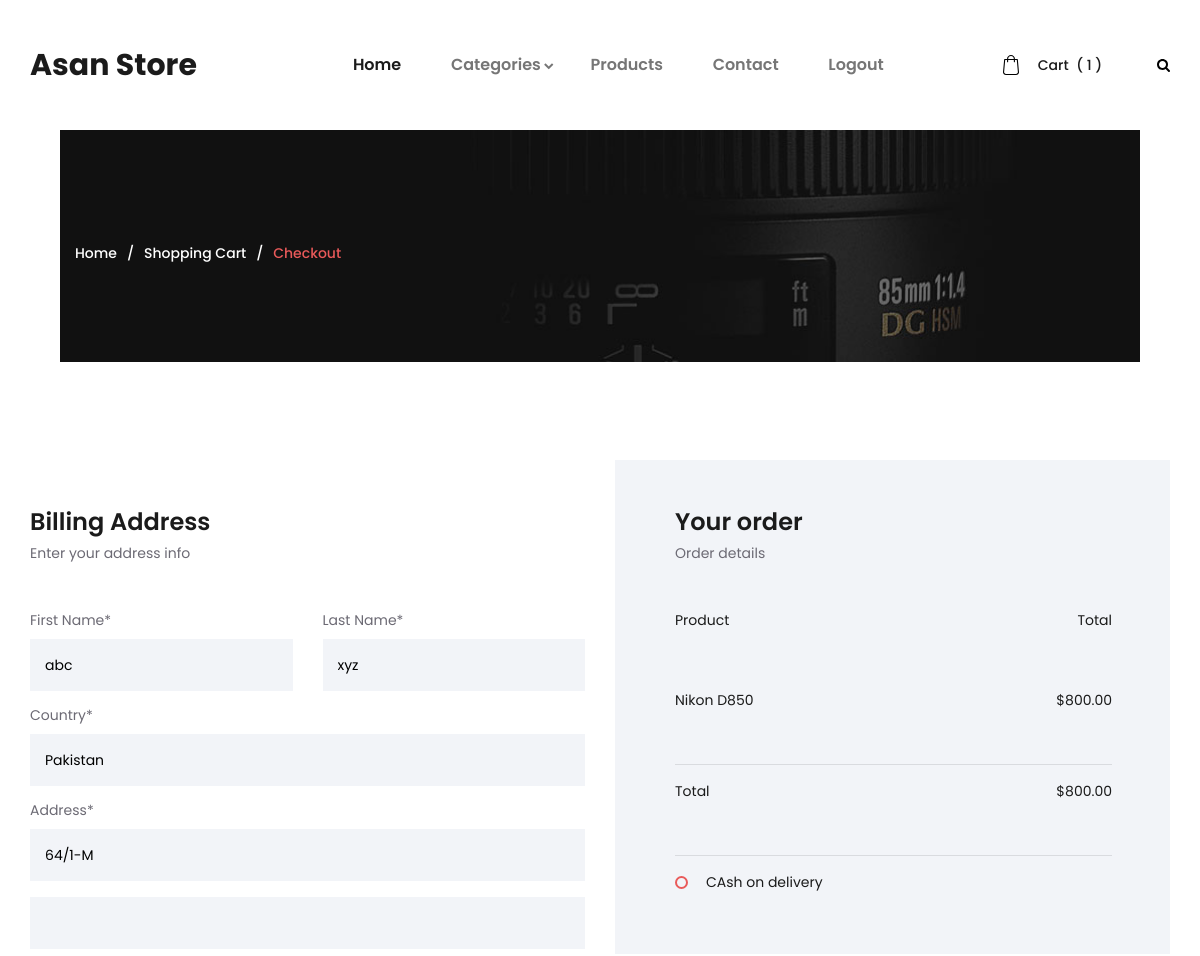
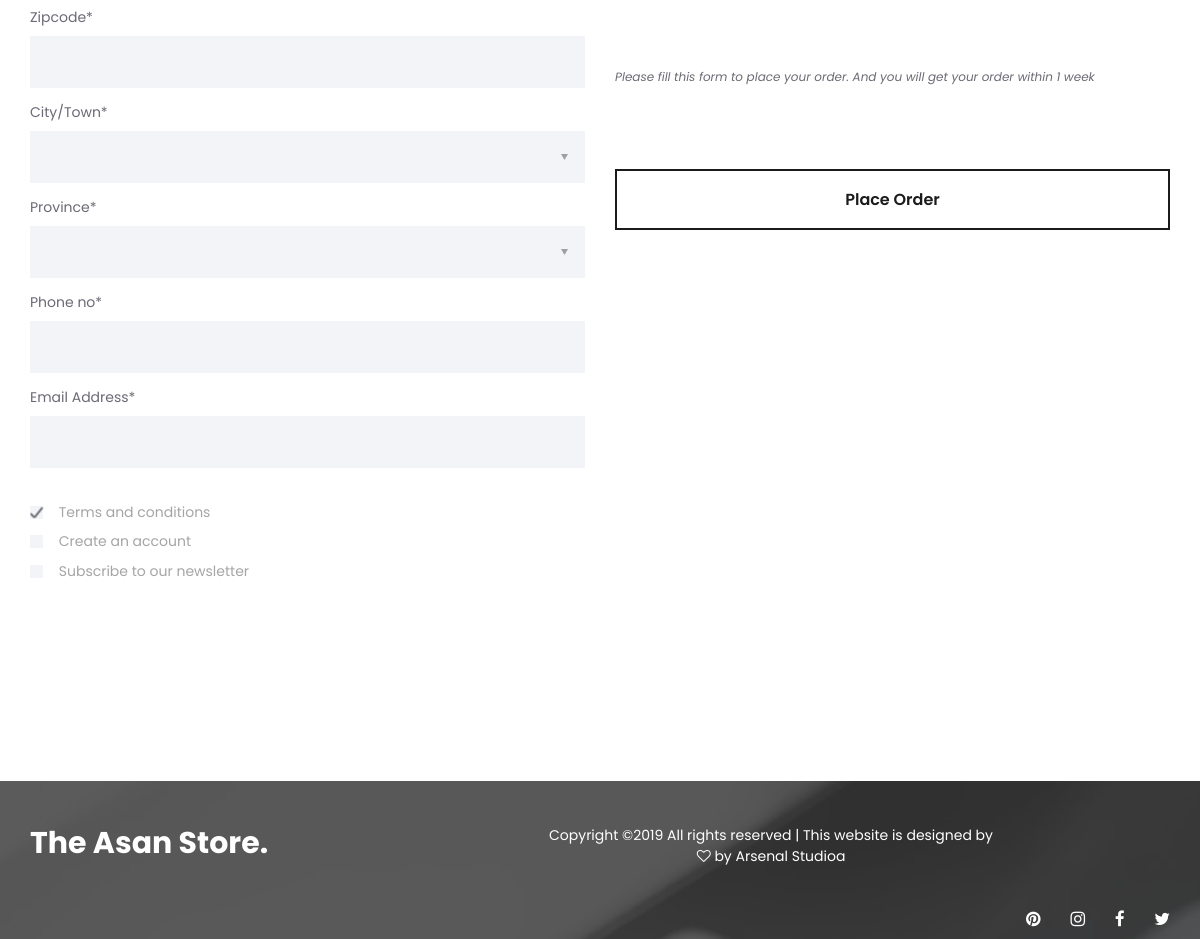
/checkout (signed in), run on the app's committed database (2 pictures, top to bottom).
### user/models.py (models this page shows, shortened)
class User(AbstractBaseUser ):
    email = models.EmailField(unique=True)
    active = models.BooleanField(default=True)
    staff = models.BooleanField(default=False)
    admin = models.BooleanField(default=False)
    firstName = models.CharField(max_length=255)
    lastName = models.CharField(max_length=255)
    address = models.CharField(max_length=255)
    timestamp = models.DateTimeField(auto_now_add=True)
    objects = UserManager()
    @property
    def is_active(self):
        return self.active
    REQUIRED_FIELDS = ['firstName','lastName']
    USERNAME_FIELD = 'email'

### Product/models.py (models this page shows, shortened)
class Container(models.Model):
    product = models.ForeignKey(Product, on_delete=models.CASCADE)
    quantity = models.PositiveIntegerField(default=None, blank=True, null=True)

class Product(models.Model):
    name = models.CharField(max_length=200)
    category = models.ForeignKey(Category, on_delete=models.CASCADE)
    rating = models.DecimalField(max_digits=2, decimal_places=1)
    price = models.DecimalField(max_digits=6, decimal_places=2)
    stock = models.PositiveIntegerField()
    profileImage = models.ImageField(upload_to="static/product_img")
    Description = models.TextField()
    Discount = models.PositiveIntegerField()

### Product/views.py (the view)
# urls.py: path("checkout",views.checkout,name="checkout")
@login_required(login_url='/login')
def checkout(request):
    qsc = Category.objects.all()
    user = User.objects.get(pk=request.user.id)
    context = {
        "user": user
    }
    mcart = Cart.objects.filter(user=request.user)
    if len(mcart) <= 0:
        return render(request, 'cart.html', {'container': None, 'cartPrice': None, "qsc": qsc, "product_count": get_product_count(request)})
    else:
        container = Container.objects.filter(cart=mcart[0])
        totalPrice = 0
        for i in container:
            totalPrice += i.product.price*i.quantity
    return render(request, 'checkout.html', {"user": user, "qsc": qsc, 'container': container, 'cartPrice': totalPrice, "product_count": get_product_count(request)})

### Product/views.py (called while the page is built)
def get_product_count(request):
    try:
        if request.user.is_authenticated:
            mcart = Cart.objects.filter(user=request.user)
            if cart is not None:
                container = Container.objects.filter(cart=mcart[0])
                return len(container)
            return 0
        else:
            return 0
        return 0
    except:
        return 0

### templates/checkout.html (shortened to what this page needs)
{% extends 'base.html' %}
{% block content%}
{% load static %}
<link rel="stylesheet" type="text/css" href="{% static 'styles/checkout.css' %}">
<link rel="stylesheet" type="text/css" href="{% static 'styles/checkout_responsive.css' %}">
<div class="home">
		<div class="home_container">
			<div class="home_background" style="background-image:url({% static 'images/cart.jpg' %})"></div>
			<div class="home_content_container">
				<div class="container">
					<div class="row">
						<div class="col">
							<div class="home_content">
								<div class="breadcrumbs">
									<ul>
										<li><a href="/">Home</a></li>
										<li><a href="/cart">Shopping Cart</a></li>
										<li>Checkout</li>
									</ul>
								</div>
							</div>
						</div>
					</div>
				</div>
			</div>
		</div>
	</div>
	<div class="checkout">
		<div class="container">
			<div class="row">
				<div class="col-lg-6">
					<div class="billing checkout_section">
						<div class="section_title">Billing Address</div>
						<div class="section_subtitle">Enter your address info</div>
						<div class="checkout_form_container">
							<form action="#" id="checkout_form" class="checkout_form">
								<div class="row">
									<div class="col-xl-6">
										<label for="checkout_name">First Name*</label>
										<input type="text" id="checkout_name" class="checkout_input" required="required" value={{user.firstName}}>
									</div>
									<div class="col-xl-6 last_name_col">
										<label for="checkout_last_name">Last Name*</label>
										<input type="text" id="checkout_last_name" class="checkout_input" required="required" value={{user.lastName}}>
									</div>
								</div>
								<div>
									<label for="checkout_country">Country*</label>
									<input name="checkout_country" id="checkout_country" class=" checkout_input" require="required" value=Pakistan>
								</div>
								<div>
									<label for="checkout_address">Address*</label>
									<input type="text" id="checkout_address" class="checkout_input" required="required" value={{user.address}}>
									<input type="text" id="checkout_address_2" class="checkout_input checkout_address_2" required="required">
								</div>
								<div>
									<label for="checkout_zipcode">Zipcode*</label>
									<input type="text" id="checkout_zipcode" class="checkout_input" required="required">
								</div>
								<div>
									<label for="checkout_city">City/Town*</label>
									<select name="checkout_city" id="checkout_city" class="dropdown_item_select checkout_input" require="required">
										<option></option>
										<option>Karachi</option>
									</select>
								</div>
								<div>
									<label for="checkout_province">Province*</label>
									<select name="checkout_province" id="checkout_province" class="dropdown_item_select checkout_input" require="required">
										<option></option>
										<option>Province</option>
									</select>
								</div>
								<div>
									<label for="checkout_phone">Phone no*</label>
									<input type="phone" id="checkout_phone" class="checkout_input" required="required">
								</div>
								<div>
									<label for="checkout_email">Email Address*</label>
									<input type="phone" id="checkout_email" class="checkout_input" required="required">
								</div>
								<div class="checkout_extra">
									<div>
										<label for="checkbox_terms"><img src="images/check.png" alt=""></label>
										<span class="checkbox_title">Terms and conditions</span>
									</div>
									<div>
										<label for="checkbox_account"><img src="images/check.png" alt=""></label>
										<span class="checkbox_title">Create an account</span>
									</div>
									<div>
										<label for="checkbox_newsletter"><img src="images/check.png" alt=""></label>
										<span class="checkbox_title">Subscribe to our newsletter</span>
									</div>
								</div>
							</form>
						</div>
					</div>
				</div>
				<div class="col-lg-6">
					<div class="order checkout_section">
						<div class="section_title">Your order</div>
						<div class="section_subtitle">Order details</div>
						<div class="order_list_container">
							<div class="order_list_bar d-flex flex-row align-items-center justify-content-start">
								<div class="order_list_title">Product</div>
								<div class="order_list_value ml-auto">Total</div>
							</div>
							<ul class="order_list">
									{%for x in container %}
								<li class="d-flex flex-row align-items-center justify-content-start">
									<div class="order_list_title">{{x.product.name}}</div>
									<div class="order_list_value ml-auto">${{x.product.price}}</div>
								</li>
								{% endfor %}<hr>
								<li class="d-flex flex-row align-items-center justify-content-start">
										<div class="order_list_title">Total</div>
										<div class="order_list_value ml-auto">${{cartPrice}}</div>
									</li>
								<hr>
							</ul>
						</div>
						<div class="payment">
								<label class="payment_option clearfix">CAsh on delivery
									<span class="checkmark"></span>
								</label>
							</div>
						</div>
						<div class="order_text">Please fill this form to place your  order. And you will get your order within 1 week </div>
						<div class="button order_button"><a href="#">Place Order</a></div>
					</div>
				</div>
			</div>
		</div>
	</div>
	<div class="footer_overlay"></div>
	<footer class="footer">
		<div class="container">
			<div class="row">
				<div class="col">
					<div class="footer_content d-flex flex-lg-row flex-column align-items-center justify-content-lg-start justify-content-center">
						<div class="footer_logo"><a href="#">Sublime.</a></div>
						<div class="copyright ml-auto mr-auto">
Copyright &copy;<script>document.write(new Date().getFullYear());</script> All rights reserved | This template is made with  by <a href="https://colorlib.com" target="_blank">Colorlib</a>
</div>
						<div class="footer_social ml-lg-auto">
							<ul>
								<li><a href="#"></a></li>
								<li><a href="#"></a></li>
								<li><a href="#"></a></li>
								<li><a href="#"></a></li>
							</ul>
						</div>
					</div>
				</div>
			</div>
		</div>
	</footer>
{% endblock %}

### static/styles/categories.css (style rules this page uses)
* { margin: 0; padding: 0; -webkit-font-smoothing: antialiased; -webkit-text-shadow: rgba(0,0,0,.01) 0 0 1px; text-shadow: rgba(0,0,0,.01) 0 0 1px; }
body { font-family: 'Poppins', sans-serif; font-size: 14px; font-weight: 400; background: #FFFFFF; color: #a5a5a5; }
div { display: block; position: relative; -webkit-box-sizing: border-box; -moz-box-sizing: border-box; box-sizing: border-box; }
ul { list-style: none; margin-bottom: 0px; }
a, a:hover, a:visited, a:active, a:link { text-decoration: none; -webkit-font-smoothing: antialiased; -webkit-text-shadow: rgba(0,0,0,.01) 0 0 1px; text-shadow: rgba(0,0,0,.01) 0 0 1px; }
.clearfix::before, .clearfix::after { content: ""; display: table; }
.clearfix::after { clear: both; }
.clearfix { zoom: 1; }
.button { width: 178px; height: 61px; background: none; text-align: center; border: solid 2px #1b1b1b; overflow: hidden; cursor: pointer; }
.button a { display: block; position: relative; font-size: 16px; font-weight: 600; line-height: 57px; color: #1b1b1b; background: none; z-index: 1; -webkit-transition: all 200ms ease; -moz-transition: all 200ms ease; -ms-transition: all 200ms ease; -o-transition: all 200ms ease; transition: all 200ms ease; }
.button::after { content: ''; position: absolute; top: 0; left: 0; width: 150%; height: 100%; background: #FFFFFF; z-index: 0; opacity: 0; -webkit-transform: rotate3d(0, 0, 1, -45deg) translate3d(0, -3em, 0); transform: rotate3d(0, 0, 1, -45deg) translate3d(0, -3em, 0); -webkit-transform-origin: 0% 100%; transform-origin: 0% 100%; -webkit-transition: -webkit-transform 0.3s, opacity 0.3s, background-color 0.3s; transition: transform 0.3s, opacity 0.3s, background-color 0.3s; }
.home { width: 100%; height: 625px; background: #FFFFFF; z-index: 2; padding-top: 130px; padding-left: 60px; padding-right: 60px; }
.home_container { width: 100%; height: 100%; }
.home_background { position: absolute; top: 0; left: 0; width: 100%; height: 100%; background-repeat: no-repeat; background-size: cover; background-position: center center; }
.home_content_container { position: absolute; top: 50%; left: 0; -webkit-transform: translateY(-50%); -moz-transform: translateY(-50%); -ms-transform: translateY(-50%); -o-transform: translateY(-50%); transform: translateY(-50%); width: 100%; }
.home_content { width: 580px; }
.footer_overlay { width: 100%; height: 129px; background: transparent; z-index: 1; }
.footer { position: fixed; left: 0; bottom: 0; width: 100%; z-index: 1; }
.footer_content { width: 100%; height: 129px; }
.footer_logo { width: 30%; }
.footer_logo a { font-size: 30px; line-height: 0.75; color: #1b1b1b; font-weight: 700; }
.copyright { width: 40%; text-align: center; font-size: 14px; font-weight: 400; color: #1b1b1b; }
.footer_social { width: 30%; text-align: right; }
.footer_social ul li { display: inline-block; }
.footer_social ul li:not(:last-child) { margin-right: 26px; }

### data on the page
User: firstName "abc", lastName "xyz"
Container: product.name "Nikon D850", product.price "800.00"

### other printed values
{{ product_count }} "1"
{{ cartPrice }} "800.00"
